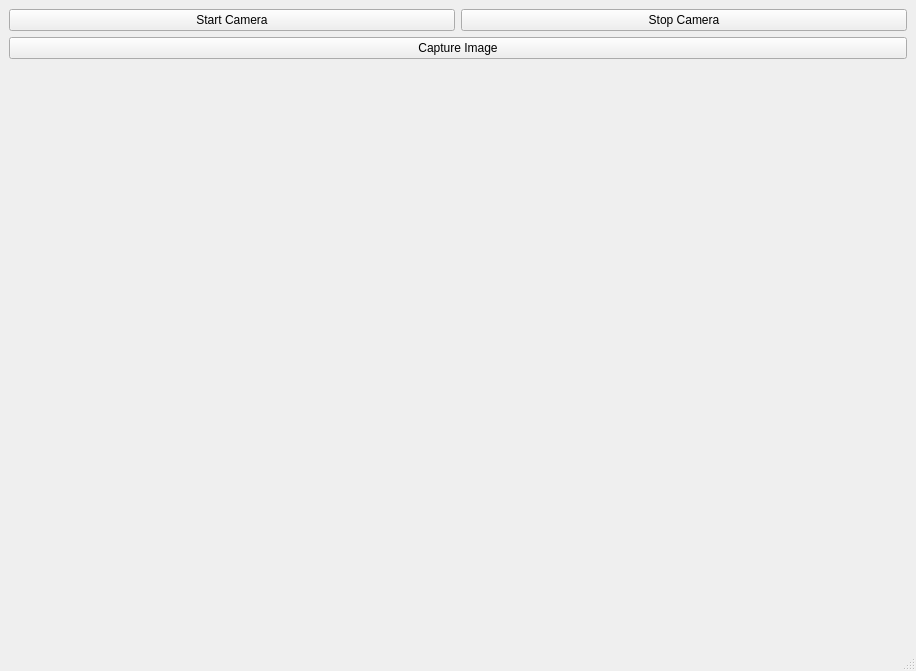
<?xml version="1.0" encoding="UTF-8"?>
<ui version="4.0">
 <class>MainWindow</class>
 <widget class="QMainWindow" name="MainWindow">
  <property name="geometry">
   <rect>
    <x>0</x>
    <y>0</y>
    <width>916</width>
    <height>671</height>
   </rect>
  </property>
  <property name="windowTitle">
   <string>MainWindow</string>
  </property>
  <widget class="QWidget" name="centralwidget">
   <layout class="QGridLayout" name="gridLayout">
    <item row="0" column="1">
     <widget class="QPushButton" name="pushButton_stop_camera">
      <property name="text">
       <string>Stop Camera</string>
      </property>
     </widget>
    </item>
    <item row="0" column="0">
     <widget class="QPushButton" name="pushButton_start_camera">
      <property name="text">
       <string>Start Camera</string>
      </property>
     </widget>
    </item>
    <item row="2" column="0" colspan="2">
     <widget class="QWidget" name="widget_camera" native="true"/>
    </item>
    <item row="1" column="0" colspan="2">
     <widget class="QPushButton" name="pushButton_capture_image">
      <property name="text">
       <string>Capture Image</string>
      </property>
     </widget>
    </item>
   </layout>
  </widget>
  <widget class="QMenuBar" name="menubar">
   <property name="geometry">
    <rect>
     <x>0</x>
     <y>0</y>
     <width>916</width>
     <height>21</height>
    </rect>
   </property>
  </widget>
  <widget class="QStatusBar" name="statusbar"/>
 </widget>
 <resources/>
 <connections/>
</ui>
